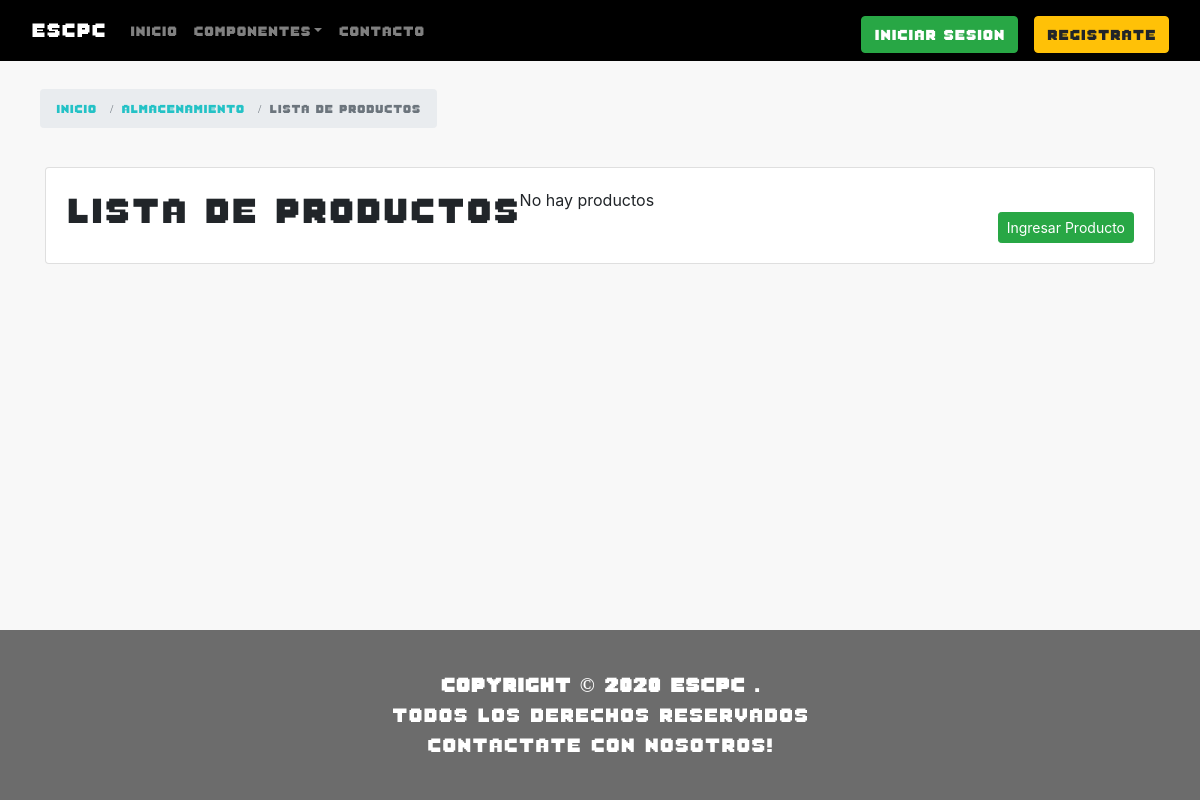
The app's page /catalog/almacenamientos/, older data.
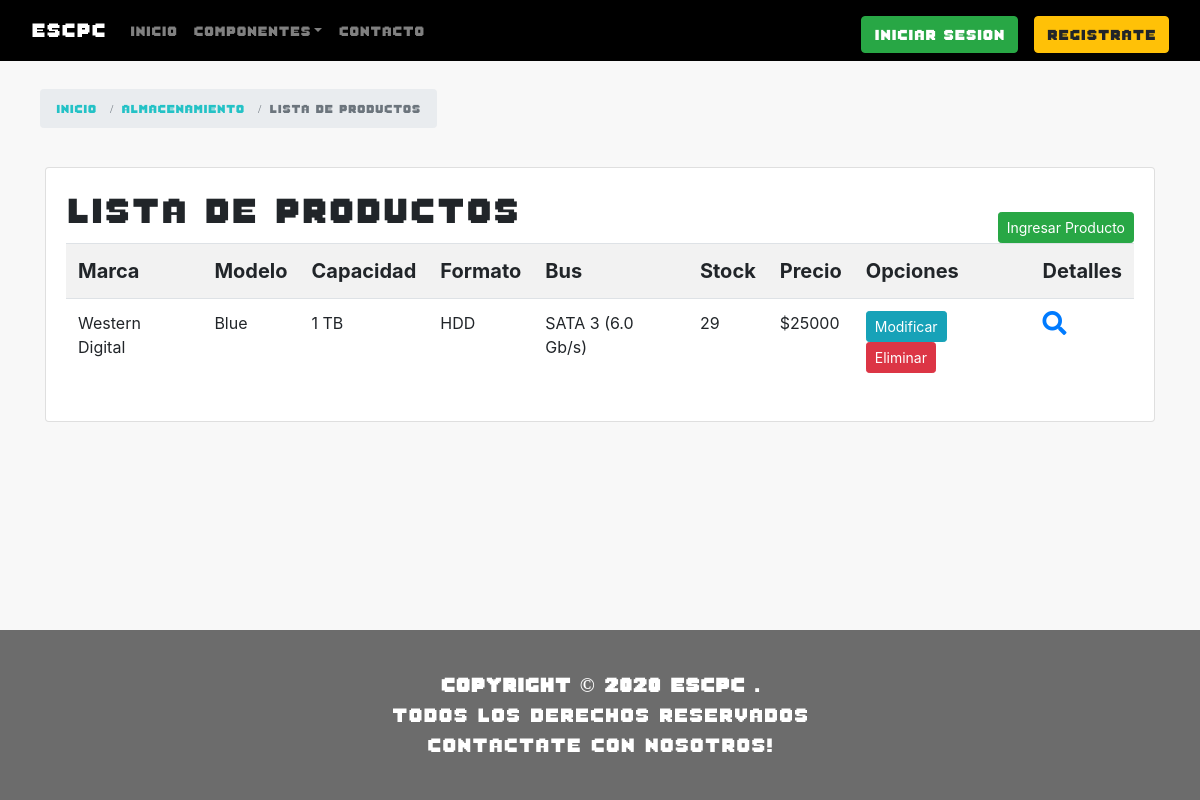
The same page, newer data.
### catalog/models.py (models this page shows, shortened)
class Almacenamiento(models.Model):
   marca = models.CharField(max_length=100,help_text='Marca del producto')
   modelo = models.CharField(max_length=50)
   capacidad = models.CharField(max_length=50)
   CATALOGO_FORMATO_ALMACENAMIENTO = (
      ('seleccione','Seleccione'),
      ('HDD','HDD'),
      ('M.2','M.2'),
      ('2.5"','2.5"'),
   )
   formato = models.CharField(max_length=10,choices=CATALOGO_FORMATO_ALMACENAMIENTO,blank=False,default='s',help_text='Formato del producto')
   bus = models.CharField(max_length=50)
   stock = models.IntegerField(default=0)
   imagen = models.ImageField(upload_to='almacenamiento/',null=True)
   imagen_detail = models.ImageField(upload_to='almacenamiento_detail/', null=True)
   precio = models.IntegerField(default=0)

### catalog/views.py (the view)
# urls.py: path('almacenamientos/', views.AlmacenamientoListView.as_view(), name="almacenamientos"),
class AlmacenamientoListView(ListView):
   model = Almacenamiento
   template_name = 'catalogo/Almacenamiento/almacenamiento_list.html'

### catalog/templates/catalogo/Almacenamiento/almacenamiento_list.html (shortened to what this page needs)
{% extends "base_generic.html" %}
{% block content %}
<br>
<head>
   <link href="https://use.fontawesome.com/releases/v5.7.0/css/all.css"
         rel="stylesheet">
</head>
<body>
   <div class="container" id="seguimiento">
      <div class="col-md-5">
            <ol class="breadcrumb breadcrumb-extend">
               <li class="breadcrumb-item">
                  <a href="{% url 'index' %}">
                        Inicio
                  </a>
               </li>
               <li class="breadcrumb-item">
                  <a href="{% url 'alma'">
                        Almacenamiento
                  </a>
               </li>
               <li class="breadcrumb-item active">
                  Lista de productos
               </li>
            </ol>
      </div>
   </div>
   <div class="container mt-5">
      <div class="card">
            <div class="card-body">
               <h1 style="font-family: fuente8bits; font-size: 3vw; float: left">
                  Lista de productos
               </h1>
               <a class="btn btn-success btn-sm mt-4"
                     href="{% url 'nuevo_almacenamiento' %}" style="float: right;">
                  Ingresar Producto
               </a>
               {% if almacenamiento_list %}
               <table class="table table-striped table-hover table-responsive-sm">
                  <tr style="font-size: 20px;">
                        <th>
                           Marca
                        </th>
                        <th>
                           Modelo
                        </th>
                        <th>
                           Capacidad
                        </th>
                        <th>
                           Formato
                        </th>
                        <th>
                           Bus
                        </th>
                        <th>
                           Stock
                        </th>
                        <th>
                           Precio
                        </th>
                        <th>
                           Opciones
                        </th>
                        <th>
                           Detalles
                        </th>
                  </tr>
                  {% for alma in almacenamiento_list %}
                  <tr>
                        <td>
                           {{ alma.marca }}
                        </td>
                        <td>
                           {{ alma.modelo }}
                        </td>
                        <td>
                           {{ alma.capacidad }}
                        </td>
                        <td>
                           {{ alma.formato }}
                        </td>
                        <td>
                           {{ alma.bus }}
                        </td>
                        <td>
                           {{ alma.stock }}
                        </td>
                        <td>
                           ${{ alma.precio }}
                        </td>
                        <td>
                           <a class="btn btn-info btn-sm" href="{% url 'modificar_almacenamiento' alma.id %}">
                              Modificar
                           </a>
                           <a class="btn btn-danger btn-sm" href="{% url 'eliminar_almacenamiento' alma.id %}">
                              Eliminar
                           </a>
                        </td>
                        <td>
                           <a href="{% url 'almacenamiento-detail' alma.id %}">
                              <i class="fa" style="font-size: 24px;">
                                    
                              </i>
                           </a>
                        </td>
                  </tr>
                  {% endfor %}
               </table>
               {% else %}
               <p>
                  No hay productos
               </p>
               {% endif %}
            </div>
      </div>
   </div>
   <br>
      <br>
            <br>
</body>
{% endblock %}

Row changes from the older to the newer data that the page shows:
added Almacenamiento: marca "Western Digital", modelo "Blue", capacidad "1 TB", formato "HDD", bus "SATA 3 (6.0 Gb/s)", stock "29", precio "25000"
Text that changed along with them:
text no longer shown: "No hay productos"
text now shown: "Marca Modelo Capacidad Formato Bus Stock Precio Opciones Detalles"
